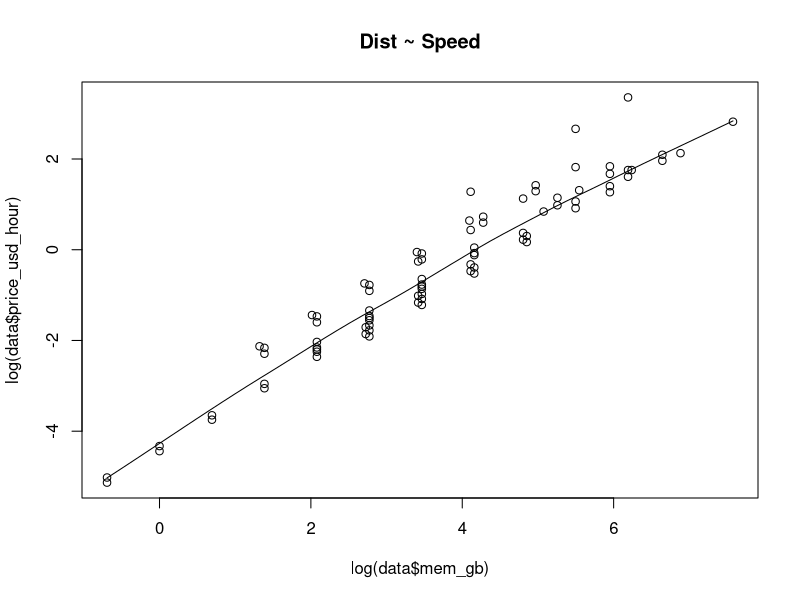
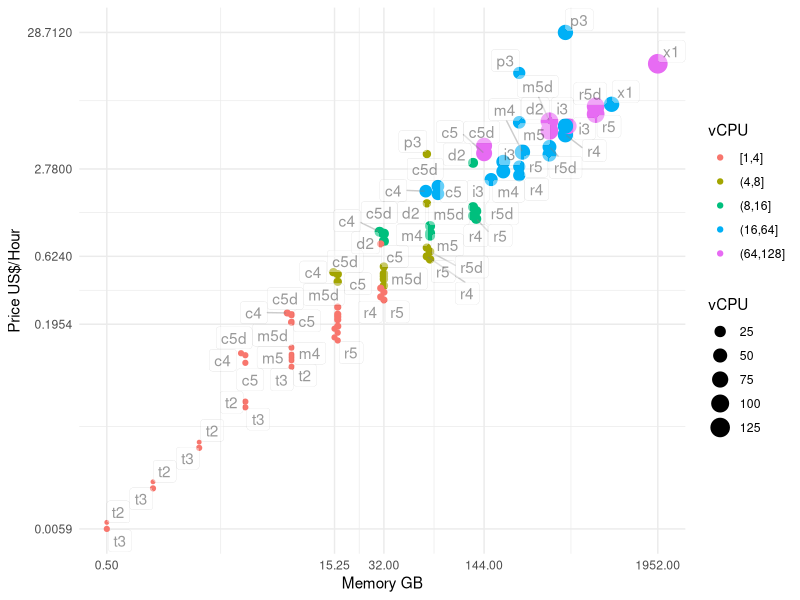

These charts were generated, in order, by the following R code:
library(readr)
library(ggplot2)
library(ggrepel)

setwd("/Users/macbookdata/Desktop")

# combine from different partitions (forgot to write the skip at level to the experiment output, was just in the stdout)
data <- read.delim("instance-info.csv",sep = ",",header = FALSE,col.names = c("instancegroup","instancetype","vcpu","mem_gb","price_usd_hour"))

#data$vcpu_cat = cut(data$vcpu, seq(min(data$vcpu), max(data$vcpu), (max(data$vcpu)-min(data$vcpu))/6), include.lowest = TRUE)
data$vcpu_cat = cut(data$vcpu, c(1,4,8,16,64, 128), include.lowest = TRUE)

#lm(data=data, formula=price_usd_hour~mem_gb))
scatter.smooth(x=log(data$mem_gb), y=log(data$price_usd_hour), main="Dist ~ Speed")  # scatterplot
linearMod <- lm(log(price_usd_hour,base=10) ~ log(mem_gb,base=10), data=data)  # build linear regression model on full data
print(linearMod)
summary(linearMod)
nrow(data)
summary(data)

# cpu breaks = c(0.5,1,2,4,8,15.25,32,64,144,256,512,1024,1952)
ggplot(data, aes(mem_gb, price_usd_hour)) + 
  geom_point(aes(size=vcpu, color=vcpu_cat)) + 
  geom_label_repel(aes(label = instancegroup), box.padding   = 0.0035, point.padding = 0.005, label.size = 0.035, segment.color = 'grey50', alpha=.4) +
  scale_x_log10(breaks=fivenum(data$mem_gb)) + scale_y_log10(breaks=fivenum(data$price_usd_hour)) +
  ylab("Price US$/Hour") + xlab("Memory GB") +
  scale_colour_discrete(name="vCPU") + 
  scale_size(name="vCPU") + 
  #scale_size_discrete(name="vCPU") +
  #ggtitle("What's the cost of memory in Amazon EC2?")+
  theme_minimal()
  #scale_color_brewer(type="seq", palette = 4) + theme_minimal()
